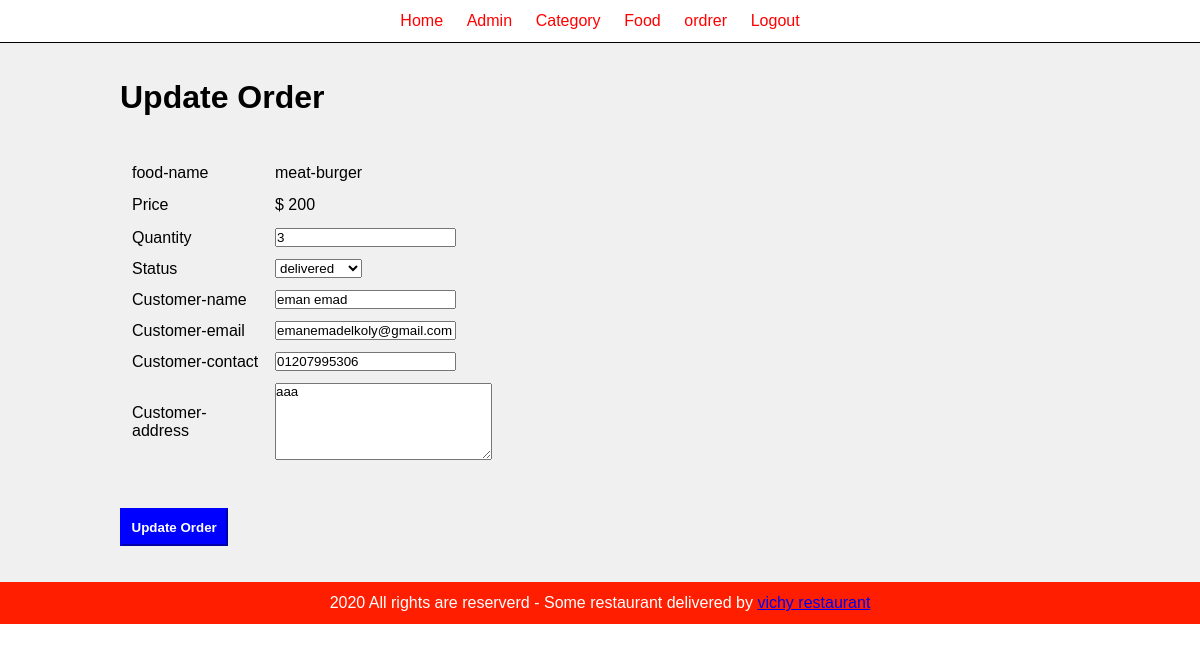
The app's page /food-order/admin/update.order.php?id=21 with its own data.
### tables this page shows
CREATE TABLE `tbl_order` (
  `id` int(10) UNSIGNED NOT NULL,
  `food` varchar(100) NOT NULL,
  `price` decimal(10,0) NOT NULL,
  `qunantity` int(11) NOT NULL,
  `total` decimal(10,0) NOT NULL,
  `order_date` datetime NOT NULL,
  `status` varchar(50) NOT NULL,
  `customer_name` varchar(100) NOT NULL,
  `customer_contact` varchar(20) NOT NULL,
  `customer_email` varchar(150) NOT NULL,
  `customer_address` varchar(255) NOT NULL
);

### food-order/admin/update.order.php (the view, shortened to what this page needs)
<?php include("partials/menu.php") ?>
<?php include("config/constrain.php") ?>
<?php
if (isset($_GET['id'])) {
    $id = $_GET['id'];
    $sql = "SELECT * FROM tbl_order WHERE id=$id";
    $res = mysqli_query($dbc, $sql);
    if ($res) {
        $count = mysqli_num_rows($res);
        if ($count > 0) {
            $rows = mysqli_fetch_assoc($res);
            $food = $rows['food'];
            $price = $rows['price'];
            $qt = $rows['qunantity'];
            $status = $rows['status'];
            $full_name = $rows['customer_name'];
            $email = $rows['customer_email'];
            $address = $rows['customer_address'];
            $contact = $rows['customer_contact'];
        }
    } else {
        $_SESSION['error'] = "<div class=fail >you should enter id [fail]</div>";
        header("location:manage.order.php");
    }
?>
    <div class="category">
        <div class="wrapper">
            <h1>Update Order</h1>
            <br><br>
            <form action="" method="post" enctype="multipart/form-data">
                <table style="width: 40% ;" class="form-update" class="table-addadmin">
                    <tr>
                        <td>food-name</td>
                        <td><?php echo $food ?></td>
                    <tr>
                    <tr>
                        <td>Price</td>
                        <td><?php echo "$ " . $price ?></td>
                    <tr>
                    <tr>
                        <td>Quantity</td>
                        <td>
                            <input type="number" name="qunantity" value="<?php echo $qt ?>">
                        </td>
                    </tr>
                    <td>Status</td>
                    <td>
                        <select name="status" id="">
                            <option <?php if ($status == 'delivered') echo "selected" ?> value="delivered">delivered</option>
                        </select>
                    </td>
                    </tr>
                    <tr>
                        <td>Customer-name</td>
                        <td> <input type="text" name="customer_name" placeholder="" value="<?php echo $full_name ?>"> </td>
                    </tr>
                    <tr>
                        <td>Customer-email</td>
                        <td> <input type="email" name="customer_email" placeholder="" value="<?php echo $email ?>"> </td>
                    </tr>
                    <tr>
                        <td>Customer-contact</td>
                        <td> <input type="text" name="customer_contact" placeholder="" value="<?php echo $contact ?>"> </td>
                    </tr>
                    <tr>
                        <td>Customer-address</td>
                        <td>
                            <textarea name="customer_address" id="" cols="25" rows="5"><?php echo $address ?></textarea>
                        </td>
                    </tr>
                </table>
                <br><br>
                <button class="btn-1" name="sumbit">Update Order</button>
            </form>
        </div>
    </div>
    <?php include("partials/footer.php") ?>
<?php
}

### food-order/css/admin.css (style rules this page uses)
* { margin: 0 0; padding: 0 0; font-family: Arial, Helvetica, sans-serif; }
.wrapper { border: 0px solid black; padding: 1%; width: 80%; margin: 0 auto; }
.category { background-color: rgba(192, 197, 192, 0.253); padding: 2% 0%; }
.btn-1 { background-color: blue; padding: 1%; text-decoration: none; color: white; font-weight: bold; border-color: blue; }
table tr td { padding: 1%; text-align: center; }
.form-update,.form-update td { padding: 5px; text-align: left; }

### records on screen
tbl_order: food "meat-burger", price "200", qunantity "3", status "delivered", customer_name "eman emad", customer_email "emanemadelkoly@gmail.com", customer_contact "01207995306", customer_address "aaa"
